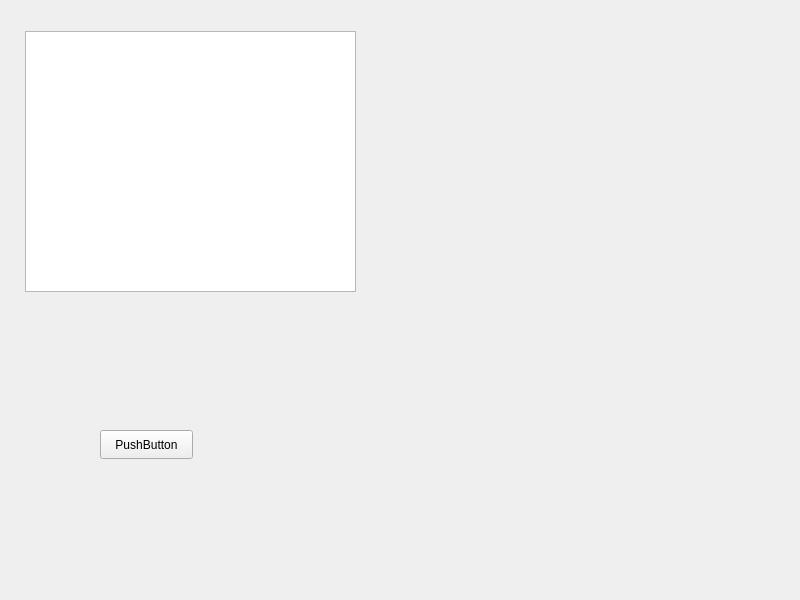
<?xml version="1.0" encoding="UTF-8"?>
<ui version="4.0">
 <class>Widget</class>
 <widget class="QWidget" name="Widget">
  <property name="geometry">
   <rect>
    <x>0</x>
    <y>0</y>
    <width>800</width>
    <height>600</height>
   </rect>
  </property>
  <property name="windowTitle">
   <string>Widget</string>
  </property>
  <widget class="QPushButton" name="pushButton">
   <property name="geometry">
    <rect>
     <x>100</x>
     <y>430</y>
     <width>93</width>
     <height>29</height>
    </rect>
   </property>
   <property name="text">
    <string>PushButton</string>
   </property>
  </widget>
  <widget class="QListWidget" name="listWidget">
   <property name="geometry">
    <rect>
     <x>25</x>
     <y>31</y>
     <width>331</width>
     <height>261</height>
    </rect>
   </property>
  </widget>
 </widget>
 <resources/>
 <connections/>
</ui>
